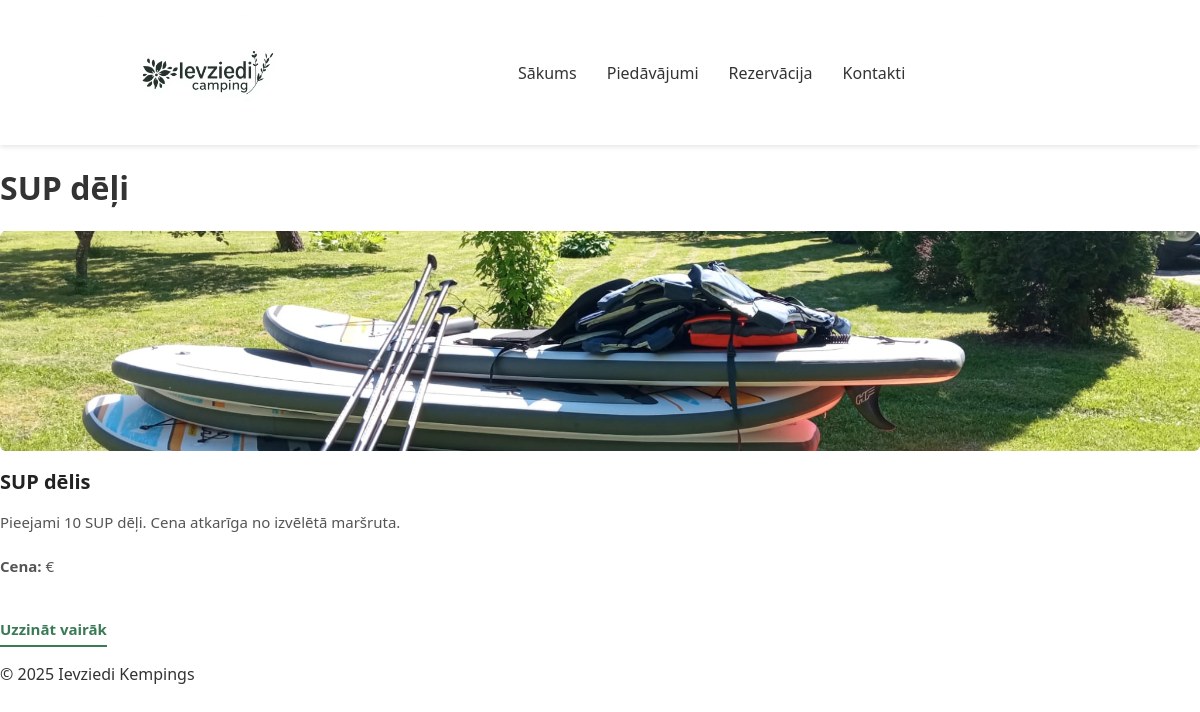
Page /pages/products.php?category_id=3 on the committed database.
### tables this page shows
CREATE TABLE `categories` (
  `id` int(11) NOT NULL,
  `name` varchar(50) NOT NULL,
  `parent_id` int(11) DEFAULT NULL
);

CREATE TABLE `products` (
  `id` int(11) NOT NULL,
  `name` varchar(100) NOT NULL,
  `category_id` int(11) NOT NULL,
  `description` longtext DEFAULT NULL,
  `short_description` text DEFAULT NULL,
  `price_per_day` decimal(10,2) DEFAULT NULL,
  `main_image` varchar(255) DEFAULT NULL,
  `gallery_images` text DEFAULT NULL,
  `available_units` int(11) NOT NULL DEFAULT 1,
  `capacity` varchar(100) DEFAULT NULL,
  `facilities` text DEFAULT NULL,
  `is_routable` tinyint(1) NOT NULL DEFAULT 0,
  `status_id` int(11) NOT NULL
);

### pages/products.php (the view, shortened to what this page needs)
<?php
include '../connect/db_connect.php';
include '../includes/header.php';
?>
<!DOCTYPE html>
<html lang="lv">
<head>
  <link rel="stylesheet" href="../css/style.css">
</head>
<body>
<main>
<?php
if (isset($_GET['category_id'])) {
    $catId = (int)$_GET['category_id'];
    $category = $conn->query("SELECT * FROM categories WHERE id = $catId")->fetch_assoc();
    if ($category) {
        echo "<h1>" . htmlspecialchars($category['name']) . "</h1>";
        $products = $conn->query("SELECT * FROM products WHERE category_id = $catId");
        if ($products->num_rows > 0) {
            echo "<div class='product-grid'>";
            while ($p = $products->fetch_assoc()) {
                $img = !empty($p['main_image']) ? $p['main_image'] : ( !empty($p['image']) ? $p['image'] : 'images/default.jpg' );
                echo "<div class='product-card'>";
                echo "<img src='../" . htmlspecialchars($img) . "' alt='" . htmlspecialchars($p['name']) . "'>";
                echo "<h3>" . htmlspecialchars($p['name']) . "</h3>";
                $short = !empty($p['short_description']) ? $p['short_description'] : mb_strimwidth($p['description'],0,120,'...');
                echo "<p>" . htmlspecialchars($short) . "</p>";
                echo "<p><strong>Cena:</strong> " . htmlspecialchars($p['price_per_day']) . " €</p>";
                echo "<a href='product_detail.php?id=" . $p['id'] . "' class='btn'>Uzzināt vairāk</a>";
                echo "</div>";
            }
            echo "</div>";
        } else {
            echo "<p>Šajā kategorijā nav produktu.</p>";
        }
    } else {
        echo "<p>Kategorija nav atrasta.</p>";
    }
} else {
    echo "<h1>Piedāvājumi</h1>";
    echo "<p>Izvēlies kategoriju no izvēlnes vai apskati visus piedāvājumus.</p>";
}
?>
</main>
<?php include '../includes/footer.php'; ?>
</body>
</html>

### css/style.css (style rules this page uses)
body { margin: 0; font-family: "Segoe UI", sans-serif; color: #333; }
.product-grid { display: grid; grid-template-columns: repeat(auto-fit, minmax(300px, 1fr)); gap: 60px; }
.product-card { text-align: left; }
.product-card img { width: 100%; height: 220px; object-fit: cover; border-radius: 6px; margin-bottom: 12px; }
.product-card h3 { font-size: 20px; margin: 5px 0 8px; color: #222; }
.product-card p { font-size: 15px; line-height: 1.6; color: #555; margin-bottom: 20px; }
.product-card .btn { display: inline-block; font-size: 15px; font-weight: 600; color: #3b7a57; background: transparent; padding: 6px 0; text-decoration: none; border-bottom: 2px solid #3b7a57; border-radius: 0; transition: 0.2s; }
.btn { display: inline-block; padding: 10px 20px; background: #4caf50; color: #fff; border-radius: 6px; text-decoration: none; transition: background 0.2s; }
.btn { display: inline-block; background-color: #3b7a57; color: white; padding: 10px 20px; text-decoration: none; border-radius: 8px; margin-top: 15px; transition: 0.3s; }

### rows in the picture
categories: name "SUP dēļi"
products: main_image (picture), name "SUP dēlis", short_description "Pieejami 10 SUP dēļi. Cena atkarīga no izvēlētā maršruta."
